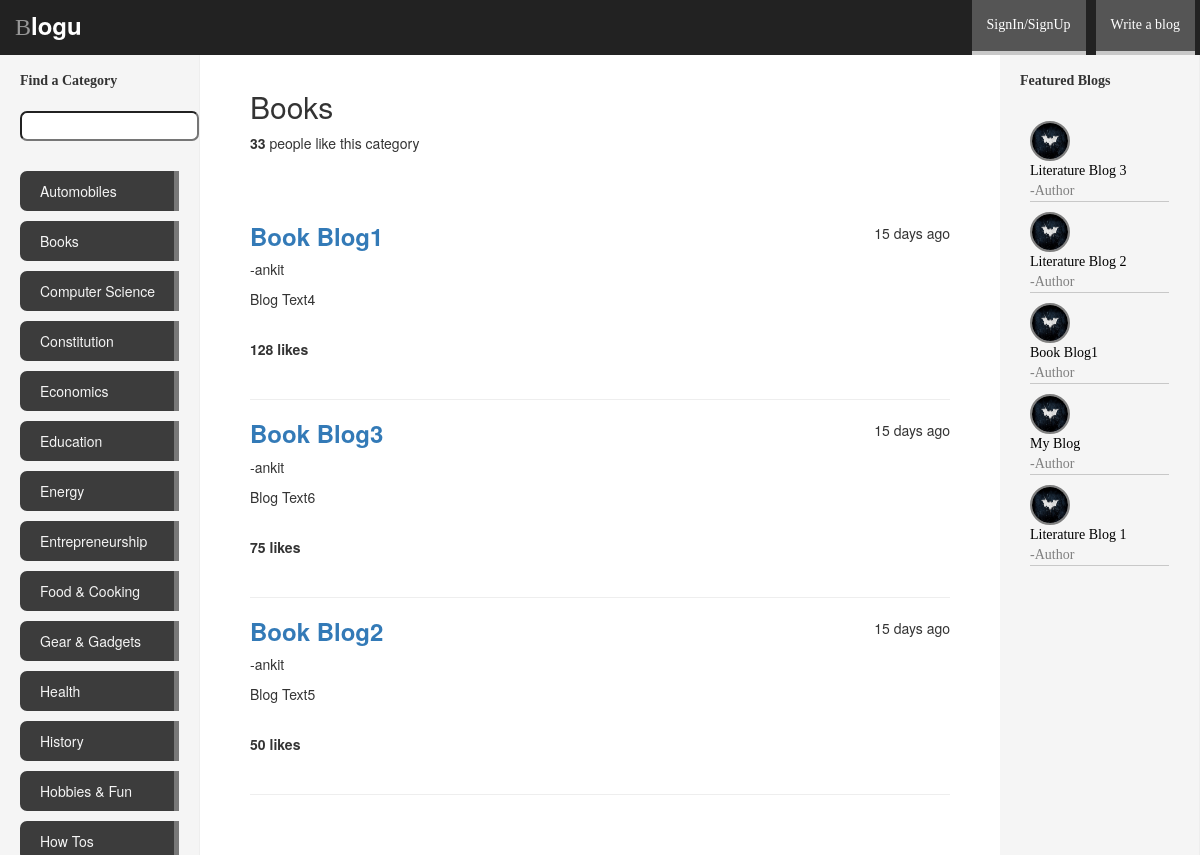
The app's page /blogu/category/books/ with its own data.
### blogu/models.py (models this page shows, shortened)
class Category(models.Model):
    name = models.CharField(max_length=128,unique=True)
    likes = models.IntegerField(default=0)
    slug = models.SlugField(unique=True)

class Blog(models.Model):
    category = models.ForeignKey(Category)
    title = models.CharField(max_length=128)
    written_by=models.ForeignKey(User)
    views = models.IntegerField(default=0)
    slug = models.SlugField(unique=True)
    image=models.ImageField(upload_to="blog_images",blank=True)
    image_description=models.TextField(default='')
    heading=models.TextField(default='')
    text = models.TextField()
    likes=models.IntegerField(default=0)
    datetime_added=models.DateTimeField(default=datetime.now())

### blogu/views.py (the view)
# urls.py: url(r'^category/(?P<category_name_slug>[\w\-]+)/$',views.category,name ="category"),
def category(request,category_name_slug):
    context_dict = {}
    context_dict['result_list']=None
    try:
        category = Category.objects.get(slug=category_name_slug)
        context_dict['category_name']=category.name
        blogs = Blog.objects.filter(category=category).order_by('-likes')
        context_dict['blogs']=blogs
        context_dict['category']=category
        context_dict['category_name_slug']=category.slug
    except Category.DoesNotExist:
        context_dict['category_name']=category_name_slug
        pass
    b_time=[]
    for b in blogs:
        days=(datetime.now(utc)-b.datetime_added).days
        seconds=(datetime.now(utc) - b.datetime_added).seconds
        minutes=seconds/60
        hours=minutes/60
        if  days>= 1:
            b_time.append(str(days)+" days ago")
        elif minutes>60:
            b_time.append(str(hours)+" hours ago")
        elif seconds>60:
            b_time.append(str(minutes)+" minutes ago")
        else:
            b_time.append("Just now")
    zipped_data=zip(blogs,b_time)
    context_dict['zipped_data']=zipped_data
    return render(request,'blogu/category.html',context_dict)

### blogu/templatetags/blogu_extras.py (called while the page is built)
@register.inclusion_tag('blogu/cats.html')
def get_category_list(cat=None):
    return {'cats':Category.objects.all().order_by('name'), "act_cat": cat}

@register.inclusion_tag('blogu/blogs.html')
def get_blogs_list(cat=None):
    if cat:
        c=Category.objects.get(slug=cat)
        if c:
            blogs=Blog.objects.filter(category=c).order_by('-likes')[:5]
    else:
        blogs=Blog.objects.order_by('-likes')[:5]
    return {'blogs':blogs}

### blogu/views.py (called while the page is built)
  def utcoffset(self, dt):
    return ZERO

  def dst(self, dt):
    return ZERO

### templates/blogu/category.html (shortened to what this page needs)
{% extends 'blogu/base.html' %}
{% load staticfiles %}
{% block body_block %}
    <h2>{{ category_name }}</h2>
		<p>
		<strong id="category_like_count">{{ category.likes }} </strong> people like this category
		</p>
		<br/>
		<br/>
		<div id="blog">
		{% if category %}
		    {% if zipped_data %}
			<u1>
			    {% for blog,b_time in zipped_data %}
				    <span style='float:right;'>{{ b_time }}</span>
                    <h3><a href="{% url 'blog' blog.slug %}"><strong>{{ blog.title }}</strong></a></h3>
                    <p class='text-left'> -{{ blog.written_by }}</p>
                    <p>{{ blog.text }}</p>
                    <br/>
                    <strong id=blog_like_count>{{ blog.likes }}</strong>
                    <strong> likes</strong>
                    <br/>
                    <br/>
                    <hr noshade size=9>
                {% endfor %}
			</u1>
		    {% else %}
		        <strong>No blogs currently in category</strong>
	        {% endif %}
		</div>
			<br/>
		{% else %}
	        The specified category {{ category_name }} does not exist!
	    {% endif %}
{% endblock %}

### templates/blogu/cats.html
{% if cats %}
    <u1 class="nav nav-sidebar">
	{% for c in cats %}
	    {% if c == act_cat %}
		<li class="active"><a href="{% url 'category' c.slug %}">{{ c.name }}</a></li>
		{% else %}
	    <li><a href="{% url 'category' c.slug %}">{{ c.name }}</a></li>
	    {% endif %}
	{% endfor %}
{% else %}
    <li><strong>There are no categories present</strong></li>
	</u1>
{% endif %}

### templates/blogu/blogs.html
{% if blogs %}
{% load staticfiles %}
    <u1 class="nav nav-sidebar">
	{% for b in blogs %}
	    <li style="margin:10px;border-bottom:1px solid rgb(200,200,200);"><img src="{% static 'images/batman.jpg' %}" style="width:40px;height:40px;-webkit-border-radius:50% 50%;border:2px solid gray;"><a href="{% url 'blog' b.slug %}" style="margin:0;padding:0;color:black;">{{ b.title }}</a><a href="{% url 'blog' b.slug %}" style="margin:0;padding:0;font-family:tahoma;">-Author</a></li>
	{% endfor %}
{% else %}
    <li><strong>There are no blogs present</strong></li>
	</u1>
{% endif %}

### static/css/dashboard.css (style rules this page uses)
body { padding-top: 50px; }
.nav-sidebar { margin-right: -21px; margin-bottom: 20px; margin-left: -20px; }
.nav-sidebar > li > a { padding-right: 20px; padding-left: 20px; }
.nav-sidebar > .active > a, .nav-sidebar > .active > a:hover, .nav-sidebar > .active > a:focus { color: #fff; background-color: #428bca; }

### static/css/additional.css (style rules this page uses)
.nav-sidebar>li>a:link { color:rgb(245,245,245); background: rgb(60,60,60); padding-right: 15px; border-right: 5px solid rgb(120,120,120); margin:10px 0 10px 0; -webkit-border-radius:7px 0 0 7px; }
#featured_blogs>.nav-sidebar>li>a:link { color:gray; background: transparent; padding: 10px 10px 10px 10px; border:none; -webkit-border-radius:0; margin:10px 0 10px 0; font-size: 14px; font-family: lucida handwriting,ar blanca,ar cena; }

### records on screen
Category: name "Automobiles"
Category: name "Books", likes "33"
Category: name "Computer Science"
Category: name "Constitution"
Category: name "Economics"
Category: name "Education"
Category: name "Energy"
Category: name "Entrepreneurship"
Category: name "Food & Cooking"
Category: name "Gear & Gadgets"
Category: name "Health"
Category: name "History"
Category: name "Hobbies & Fun"
Category: name "How Tos"
Blog: b_time "15 days ago", title "Book Blog1", written_by "ankit", text "Blog Text4", likes "128"
Blog: b_time "15 days ago", title "Book Blog3", written_by "ankit", text "Blog Text6", likes "75"
Blog: b_time "15 days ago", title "Book Blog2", written_by "ankit", text "Blog Text5", likes "50"
Blog: title "Literature Blog 3"
Blog: title "Literature Blog 2"
Blog: title "My Blog"
Blog: title "Literature Blog 1"
